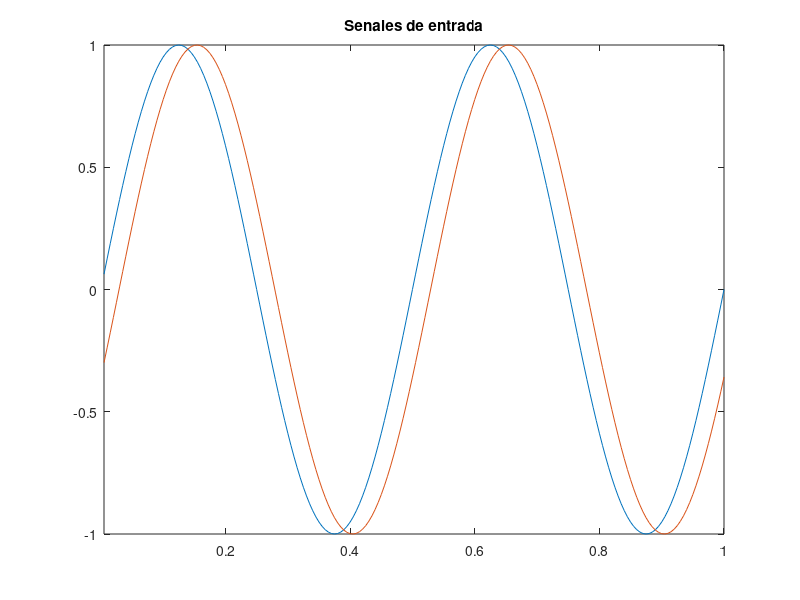
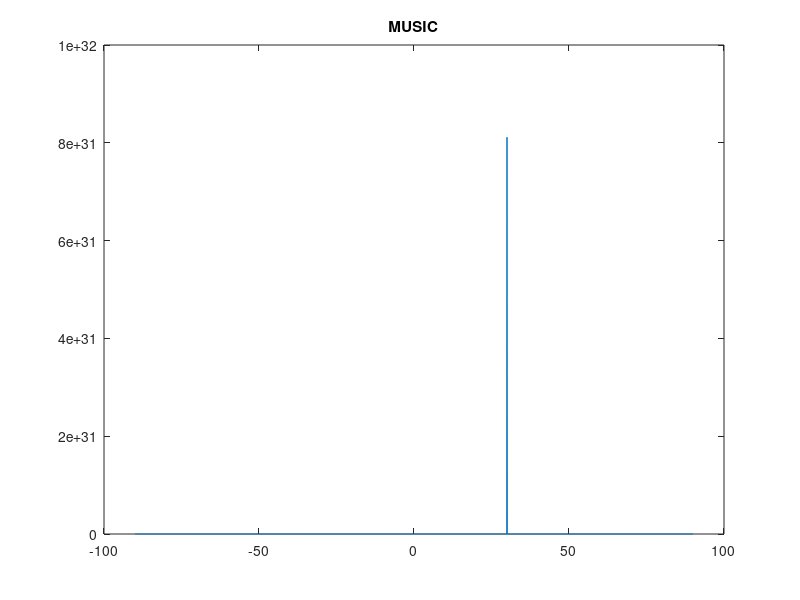

These figures' MATLAB source, in order:
%
doa = 30;     %directional of arrival of the signal in degrees
d = 20;         %distance between microphones in meters

noise_w = 0.0;    %noise presence (between 0 and 1)

K = 200;        %signal size in samples, also frequency sampling
w = [0:(K/2), -(K/2)+1:-1]; 
                %frequency vector
%%%%%%%%

freq = 2;     %base frequency of signal of interest (SOI)

c = 343;        %speed of sound
t = (1:K)/K;    %time vector (1 second)

r = 1;          %number of signals in signal sub-space
N = 2;          %number of microphones


s1 = sin(2*pi*freq*t);  %defining the original SOI

x = s1; %first mic, steering vector equal to 1, no delay
y = real(ifft(fft(s1).*exp(-i*2*pi*w*(d/c)*sin(doa*pi/180))));   % second mic, delayed one distance

%adding noise
x = x + randn(1,K)*noise_w/10;
y = y + randn(1,K)*noise_w/10;

figure(1); plot(t,x,t,y); axis([min(t) max(t) -1 1]); title('Senales de entrada')

%data matrix
X = [fft(x); fft(y)];

%%% MUSIC
%define angles to look for orthogonality
angles = -90:0.1:90;
music_spectrum = zeros(1,length(angles));

%normally, you should do the next step for each appropriate frequency
%we're only doing it in the frequency that most closely fits s1's frequency

this_w = 3; %since w(3) == 2

this_X = X(:,this_w);

%covariance matrix
R = this_X*this_X'; %this matrix should be calculated using past windows,
                    %but for now using only current window

%eigendecomposicion of covariance matrix
% Q: vectors
% D: values
[Q,D] = eig(R);

%sorting eigenvalues
[D,I] = sort(diag(D),1,'descend');

%sorting eigenvectors
Q = Q(:,I);

%getting signal eigenvectors
Qs = Q(:,1:r);   %this could be done without knowing r

%getting noise eigenvectors
Qn = Q(:,r+1:N);


%compute steering vectors corresponding to values in angles
a1 = zeros(N,length(angles));
a1(1,:) = ones(1,length(angles)); %first microphones is reference, no delay
a1(2,:) = exp(-i*2*pi*w(this_w)*(d/c)*sin(angles*pi/180));   % second mic, delayed one distance

%compute MUSIC spectrum
for k=1:length(angles)
  music_spectrum(k)=abs(1/(a1(:,k)'*Qn*Qn'*a1(:,k)));
end

figure(2)
plot(angles,music_spectrum);  title('MUSIC')
